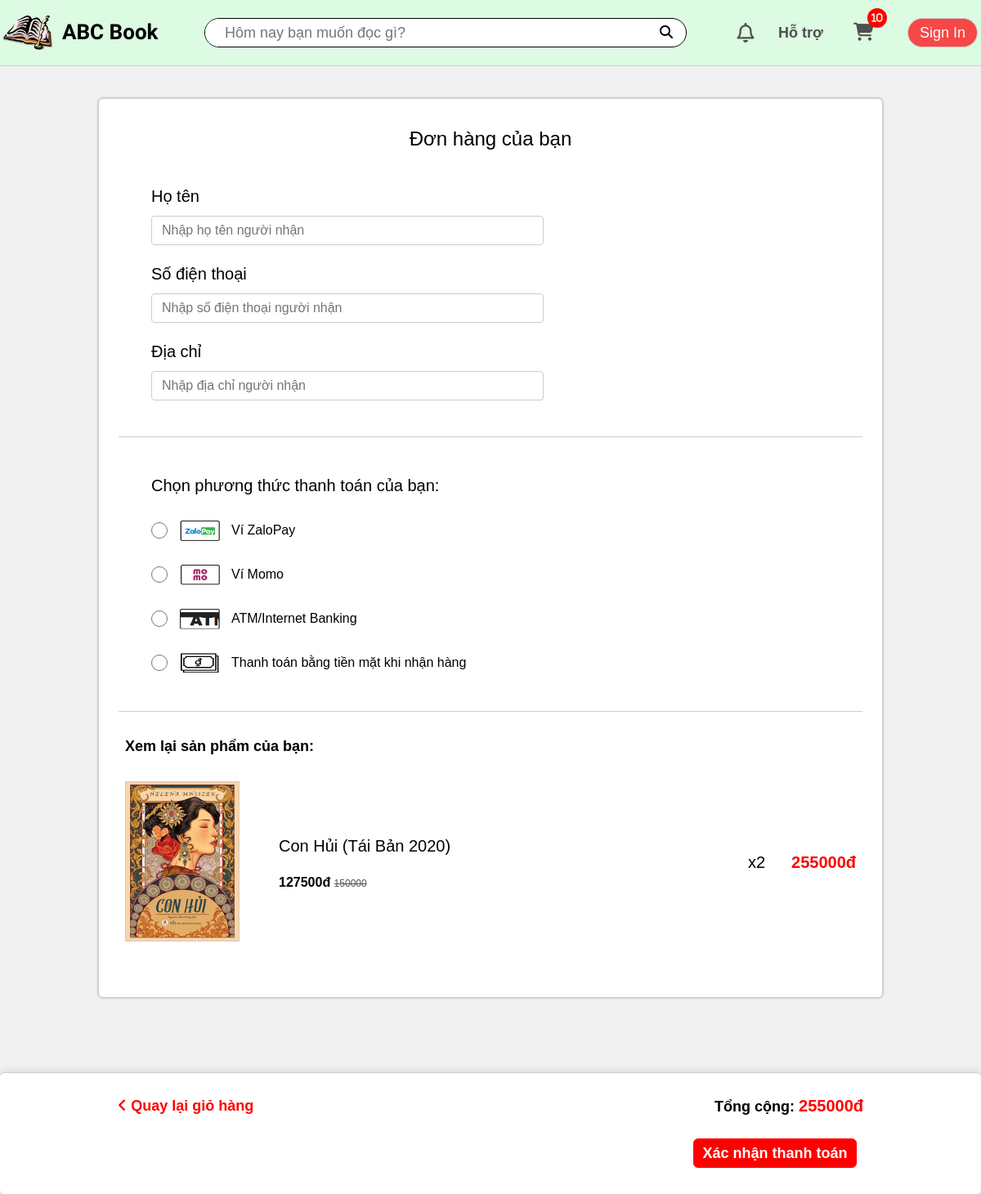
Before: /payment/ (signed in) with the older database file.
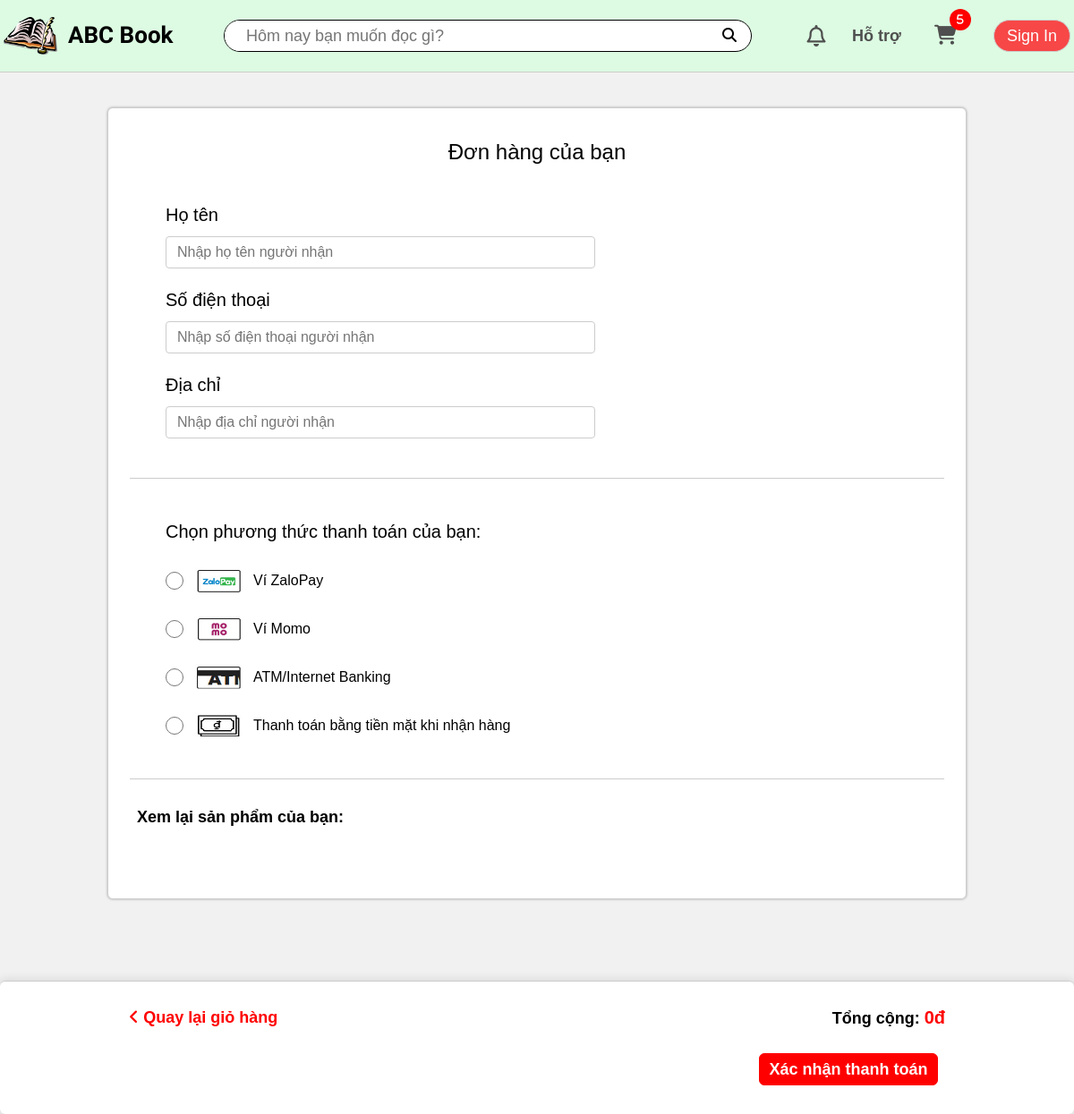
After: the same page with the newer database file.
### app/models.py (models this page shows, shortened)
class Cart(models.Model):
    customer = models.OneToOneField(User, on_delete=models.CASCADE, blank=True, null=True)
    def getCartItemsAmount(self):
        cartItems = self.cartitem_set.all()
        total = sum([item.quantity for item in cartItems])
        return total

class CartItem(models.Model):
    product = models.ForeignKey(Product, on_delete=models.SET_NULL, blank=True, null=True)
    cart = models.ForeignKey(Cart, on_delete=models.SET_NULL, blank=True, null=True)
    quantity = models.IntegerField(default=0, null=True, blank=True)
    dateAdded = models.DateTimeField(auto_now_add=True)

class OrderItem(models.Model):
    product = models.ForeignKey(Product, on_delete=models.SET_NULL, blank=True, null=True)
    order = models.ForeignKey(Order, on_delete=models.SET_NULL, blank=True, null=True)
    quantity = models.IntegerField(default=0, null=True, blank=True)
    dateAdded = models.DateTimeField(auto_now_add=True)
    @property
    def get_total(self):
        return self.product.price * self.quantity

class Product(models.Model):
    name = models.CharField(max_length=100, null=True)
    price = models.IntegerField()
    cost = models.IntegerField()
    image = models.ImageField(upload_to='product', null=True, blank=True)
    publisher = models.CharField(default='N/A', max_length=100, null=True, blank=True)
    author = models.CharField(default='N/A', max_length=100, null=True, blank=True)
    description = models.CharField(default='Người bán chưa cung cấp thông tin mô tả sản phẩm.', max_length=3000, null=True, blank=True)
    slugName = models.SlugField(unique=True, null=True, blank=True)
    CATEGORY_CHOICES = [
        ('category0', 'Nổi bật'),
        ('category1', 'Sách văn học'),
        ('category2', 'Sách kinh tế'),
        ('category3', 'Sách thiếu nhi'),
        ('category4', 'Sách giáo khoa'),
        ('category5', 'Sách ngoại ngữ'),
        ('category6', 'Tâm lý - kĩ năng sống'),
        ('category7', 'Tiểu sử - hồi ký'),
    ]
    category = models.CharField(
        max_length=30,
        choices=CATEGORY_CHOICES,
        default='category0',
    )
    @property
    def imageURL(self):
        try:
            url = self.image.url
        except:
            url = 'static/app/images/icon-camera.png'
        return url

class Order(models.Model):
    customer = models.ForeignKey(User, on_delete=models.SET_NULL, blank=True, null=True)
    name = models.CharField(max_length=100, null=True)
    address = models.CharField(max_length=250, null=True)
    phoneNumber = models.CharField(max_length=10, null=True)
    dateOrder = models.DateTimeField(auto_now_add=True)
    complete = models.BooleanField(default=False, null=True, blank=False)
    active = models.BooleanField(default=False)
    def get_cart_total(self):
        orderitems = self.orderitem_set.all()
        total = sum([item.get_total for item in orderitems])
        return total

### app/views.py (the view)
# urls.py: path('payment/', views.payment, name='payment'),
def payment(request):
    if request.user.is_authenticated:
        customer = request.user
        cart, created = Cart.objects.get_or_create(customer=customer)
        try:
            order = get_object_or_404(Order, customer=customer, complete=False, active=True)
            items = order.orderitem_set.all()
        except Http404:
            order = {'get_cart_items':0, 'get_cart_total':0}
            items = []
    else:
        customer = None
        items = []
        cart = {'getCartItemsAmount': 0}
        order = {'get_cart_items':0, 'get_cart_total':0}
    context = {'cart': cart, 'order': order, 'items': items}
    return render(request, 'app/payment.html', context)

### app/models.py (called while the page is built)
    @property
    def avatarURL(self):
        url = '/static/app/images/avatar-icon.png'
        try:
            url = self.avatar.url
        except:
            url = '/static/app/images/avatar-icon.png'
        return url

### app/templates/app/payment.html (shortened to what this page needs)
{% extends 'app/base.html' %}
{% load static %}
{% block title %}
    <link rel="stylesheet" href="{% static 'app/css/payment.css' %}"/>
{% endblock title %}
{% block content %}
    <div class="payment">
        <div class="payment__header">
            <span>Đơn hàng của bạn</span>
        </div>
        <div class="payment__info">
            <div class="wrapper">
                <span>Họ tên</span>
                <input name="payment-name" type="text" class="info__input" placeholder="Nhập họ tên người nhận">
            </div>
            <div class="wrapper">
                <span>Số điện thoại</span>
                <input name="payment-phone" type="text" class="info__input" placeholder="Nhập số điện thoại người nhận">
            </div>
            <div class="wrapper">
                <span>Địa chỉ</span>
                <input name="payment-address" type="text" class="info__input" placeholder="Nhập địa chỉ người nhận">
            </div>
        </div>
        <div class="space"></div>
        <div class="payment__method">
            <div class="payment__method-heading">
                Chọn phương thức thanh toán của bạn:
            </div>
            <div>
                <div class="payment__method-choice">
                    <input type="radio" name="payment-method" value='zalo-pay'>
                    <div class="des">
                        <div class="des__icon">
                            <img src="{% static 'app/images/zalopay.jpg' %}" alt="ZaloPay">
                        </div>
                        <span class="des__heading">Ví ZaloPay</span>
                    </div>
                </div>
                <div class="payment__method-choice">
                    <input type="radio" name="payment-method" value='momo-pay'>
                    <div class="des">
                        <div class="des__icon">
                            <img src="{% static 'app/images/momopay.jpg' %}" alt="MomoPay">
                        </div>
                        <span class="des__heading">Ví Momo</span>
                    </div>
                </div>
                <div class="payment__method-choice">
                    <input type="radio" name="payment-method" value='banking-pay'>
                    <div class="des">
                        <div class="des__icon">
                            <img src="{% static 'app/images/atmpay.jpg' %}" alt="ATMPay">
                        </div>
                        <span class="des__heading">ATM/Internet Banking</span>
                    </div>
                </div>
                <div class="payment__method-choice">
                    <input type="radio" name="payment-method" value='cash-pay'>
                    <div class="des">
                        <div class="des__icon">
                            <img src="{% static 'app/images/cashpay.jpg' %}" alt="CashPay">
                        </div>
                        <span class="des__heading">Thanh toán bằng tiền mặt khi nhận hàng</span>
                    </div>
                </div>
            </div>
        </div>
        <div class="space"></div>
        <div class="payment__content">
            <h4>Xem lại sản phẩm của bạn:</h4>
            <div class="list__product">
                {% for item in items %}
                <div class="product" data-product="{{item.product.id}}">
                    <div class="product__img">
                        <a href="/book/{{item.product.slugName}}"><img src="{{item.product.imageURL}}" alt="image-product"></a>
                    </div>
                    <div class="product__info">
                        <div class="description">
                            <div class="description__heading"><a href="/book/{{item.product.slugName}}">{{item.product.name}}</a></div>
                            <div class="description__price">
                                {{item.product.price}}đ
                                <del>{{item.product.cost}}</del>
                            </div>
                        </div>
                        <div class="price">
                            <div class="price__quantity">x{{item.quantity}}</div>
                            <div class="price__total">{{item.get_total}}đ</div>
                        </div>
                    </div>
                </div>
                {% endfor %}
            </div>
        </div>
        <div class="payment__controls">
            <div style="max-width: 960px; margin: 0 auto;">
                <div class="wrapper">
                    <div class="payment__controls-back">
                        <a href="{% url 'cart' %}">
                            <i class="fa-solid fa-angle-left"></i>
                            <p>Quay lại giỏ hàng</p>
                        </a>
                    </div>
                    <div class="payment__controls-price">
                        Tổng cộng:
                        <span>{{order.get_cart_total}}đ</span>
                    </div>
                </div>
                <div class="payment__controls-confirm">
                    <button type="button" id="payment-confirm">Xác nhận thanh toán</button>
                </div>
            </div>
        </div>
    </div>
{% endblock content %}

### app/templates/app/base.html (shortened to what this page needs)
{% load static %}
<!DOCTYPE html>
<html lang="en">
<head>
    {% block title %}{% endblock title %}
    <link rel="stylesheet" href="https://cdnjs.cloudflare.com/ajax/libs/font-awesome/6.4.2/css/all.min.css">
    <link rel="stylesheet" href="{% static 'app/css/reset.css' %}"/>
    <link rel="stylesheet" href="{% static 'app/css/base.css' %}"/>
    <link rel="stylesheet" href="{% static 'app/css/responsive.css' %}"/>
</head>
<body>
    <header>
        <div class="header">
            <div class="nav grid">
                <div class="nav__logo">
                    <a href="{% url 'home' %}" class="logo-link">
                        <img class="logo-link__icon pc" src="{% static 'app/images/book-logo.png' %}" alt="">
                        <h2 class="logo-link__heading">ABC Book</h2>
                    </a>
                </div>
                <div class="nav__search">
                    <input id="search-input" class="search__input tablet pc" type="text" placeholder="Hôm nay bạn muốn đọc gì?">
                    <button id="search-button" type="button" class="search__btn">
                        <i class="fa-solid fa-magnifying-glass"></i>
                    </button>
                </div>
                <div class="nav__notify pc tablet">
                    <div class="nav__notify-icon">
                        <a href="{% url 'notifications' %}" class="nav__notify-link">
                            <i class="fa-regular fa-bell"></i>
                        </a>
                    </div>
                </div>
                <div class="nav__support pc tablet">
                    <a href="" class="nav__support-link">Hỗ trợ</a>
                </div>
                <div class="nav__cart pc tablet">
                    <a href="{% url 'cart' %}" class="nav__cart-link">
                        <i class="fa-solid fa-cart-shopping"><div class="nav__cart-quantity">{{cart.getCartItemsAmount}}</div></i>
                    </a>
                </div>
                <div class="nav__user">
                    <button type="button" id="sign-btn" class="sign-btn">Sign In</button>
                </div>
            </div>
        </div>
    </header>
    {% block content %}{% endblock content %}
</body>
</html>

### app/static/app/css/payment.css (style rules this page uses)
* { margin: 0; padding: 0; }
html { scroll-behavior: smooth; }
.payment { width: 960px; max-width: 100%; margin: 120px auto; margin-bottom: 240px; background-color: #fff; border: 1px solid #ccc; border-radius: 6px; box-shadow: 0 0 2px 1px #cdcdcd; }
.payment .payment__header { width: 100%; height: 64px; padding-top: 36px; text-align: center; }
.payment .payment__header span { font-size: 24px; font-weight: 300; line-height: 26px; }
.payment .payment__info { width: 100%; padding: 32px 64px; }
.payment .payment__info .wrapper { display: flex; flex-direction: column; }
.payment .payment__info span { margin-top: 12px; font-size: 20px; font-weight: 300; }
.payment .payment__info .info__input { width: 100%; height: 36px; max-width: 480px; margin: 12px 0; border: 1px solid #ccc; border-radius: 4px; text-indent: 12px; }
.payment .payment__method { width: 100%; padding: 32px 64px; }
.payment .payment__method .payment__method-heading { font-size: 20px; font-weight: 400; margin: 16px 0; }
.payment .payment__method .payment__method-choice { list-style: none; display: flex; align-items: center; }
.payment .payment__method-choice input { width: 20px; height: 20px; cursor: pointer; }
.payment .payment__method-choice .des { width: 380px; display: flex; align-items: center; }
.payment .payment__method-choice .des__icon { width: 54px; height: 30px; margin: 12px; }
.payment .payment__method-choice .des__icon img { width: 100%; height: 100%; }
.payment .payment__method-choice .des__heading { flex: 1; line-height: 20px; }
.payment .payment__content { margin: 16px 32px; padding-bottom: 32px; }
.payment .payment__content h4 { font-size: 18px; margin: 32px 0; }
.payment .payment__controls { width: 100vw; position: fixed; z-index: 1; left: 0; bottom: 0; padding-bottom: 32px; background-color: #fff; border-top: 1px solid #ccc; box-shadow: 0 0 10px 2px #dadada; border-radius: 6px; }
.payment .payment__controls .wrapper { padding: 16px 24px; display: flex; align-items: center; justify-content: space-between; }
.payment .payment__controls-back { color: #ff0000; cursor: pointer; }
.payment .payment__controls-back a { font-size: 18px; font-weight: 600; text-decoration: none; color: #ff0000; }
.payment .payment__controls-back p { display: inline; }
.payment .payment__controls-price { height: 48px; line-height: 48px; font-size: 18px; font-weight: 600; }
.payment .payment__controls-price span { font-size: 20px; font-weight: 600; color: #ff0000; }
.payment .payment__controls-confirm { float: right; margin-right: 32px; width: 200px; height: 36px; background-color: #ff0000; border: 1px solid #ff0000; border-radius: 6px; overflow: hidden; }
.payment .payment__controls-confirm button { background: none; border: none; width: 100%; height: 100%; color: #fff; font-size: 18px; font-weight: 600; cursor: pointer; }
.payment .space { width: 95%; margin: 0 auto; border-bottom: 1px solid #ccc; }

### app/static/app/css/responsive.css (style rules this page uses)
.pc, .tablet, .mobile { display: none; }
@media only screen and (min-width: 1024px) { .pc { display: block; } }

Changed rows visible on the page:
removed OrderItem: product.imageURL (picture), product.name "Con Hủi (Tái Bản 2020)", product.price "127500", product.cost "150000", quantity "2", get_total "255000"
removed Order: get_cart_total "255000"
computed for Cart: getCartItemsAmount "10" → "5"
Other visible differences:
{{ order.get_cart_total }}: (not shown) → "0"
